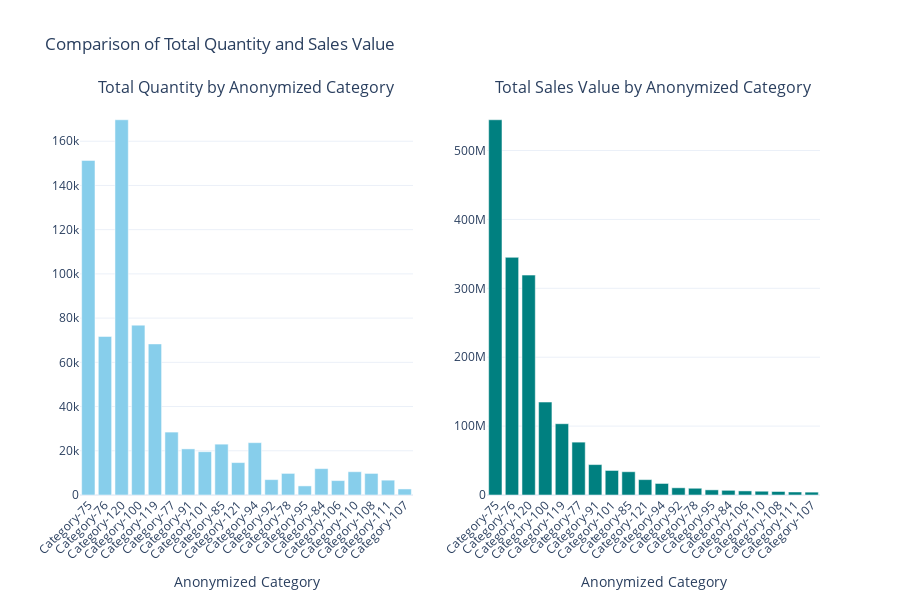

The cell this chart's notebook holds for it:
### Code cell
import plotly.graph_objects as go
from plotly.subplots import make_subplots

def plot_separate_side_by_side(df, x_column, quantity_column, sales_column, title_quantity, title_sales, xlabel):
    # Create a subplot with 1 row and 2 columns
    fig = make_subplots(
        rows=1, cols=2,
        subplot_titles=[title_quantity, title_sales],
        column_widths=[0.5, 0.5]  # Even distribution for both plots
    )

    # Add Total Quantity plot (first subplot)
    fig.add_trace(go.Bar(
        x=df[x_column],
        y=df[quantity_column],
        name='Total Quantity',
        marker_color='skyblue'
    ), row=1, col=1)

    # Add Total Sales Value plot (second subplot)
    fig.add_trace(go.Bar(
        x=df[x_column],
        y=df[sales_column],
        name='Total Sales Value',
        marker_color='teal'
    ), row=1, col=2)

    # Update layout to improve appearance and add titles
    fig.update_layout(
        title='Comparison of Total Quantity and Sales Value',
        showlegend=False,
        xaxis=dict(title=xlabel, tickangle=-45),
        xaxis2=dict(title=xlabel, tickangle=-45),
        template='plotly_white',
        height=600  # Increase height for better visibility
    )

    # Show the figure
    fig.show()

# Side-by-Side Plots for Anonymized Category
plot_separate_side_by_side(
    category_summary.head(20),
    x_column='ANONYMIZED_CATEGORY',
    quantity_column='TOTAL_QUANTITY',
    sales_column='TOTAL_SALES_VALUE',
    title_quantity='Total Quantity by Anonymized Category',
    title_sales='Total Sales Value by Anonymized Category',
    xlabel='Anonymized Category'
)

### Figure 1 — Plotly figure (JSON) as saved in the notebook; plotly's stock layout.template omitted (floating-point values rounded to 4 significant figures)
{"data": [{"marker": {"color": "skyblue"}, "name": "Total Quantity", "type": "bar", "x": ["Category-75", "Category-76", "Category-120", "Category-100", "Category-119", "Category-77", "Category-91", "Category-101", "Category-85", "Category-121", "Category-94", "Category-92", "Category-78", "Category-95", "Category-84", "Category-106", "Category-110", "Category-108", "Category-111", "Category-107"], "xaxis": "x", "y": [151330, 71719, 169715, 76824, 68332, 28455, 20853, 19585, 22997, 14669, 23670, 6954, 9766, 4116, 11933, 6521, 10529, 9756, 6715, 2730], "yaxis": "y"}, {"marker": {"color": "teal"}, "name": "Total Sales Value", "type": "bar", "x": ["Category-75", "Category-76", "Category-120", "Category-100", "Category-119", "Category-77", "Category-91", "Category-101", "Category-85", "Category-121", "Category-94", "Category-92", "Category-78", "Category-95", "Category-84", "Category-106", "Category-110", "Category-108", "Category-111", "Category-107"], "xaxis": "x2", "y": [544658700, 344939553, 319178743, 134902751, 103454819, 76741382, 44152103, 35614152, 33762533, 22327643, 16752565, 10470273, 9792609, 7466932, 6798158, 5932763, 5483386, 5101375, 4387343, 4172382], "yaxis": "y2"}], "layout": {"annotations": [{"font": {"size": 16}, "showarrow": false, "text": "Total Quantity by Anonymized Category", "x": 0.225, "xanchor": "center", "xref": "paper", "y": 1, "yanchor": "bottom", "yref": "paper"}, {"font": {"size": 16}, "showarrow": false, "text": "Total Sales Value by Anonymized Category", "x": 0.775, "xanchor": "center", "xref": "paper", "y": 1, "yanchor": "bottom", "yref": "paper"}], "height": 600, "showlegend": false, "title": {"text": "Comparison of Total Quantity and Sales Value"}, "xaxis": {"anchor": "y", "domain": [0, 0.45], "tickangle": -45, "title": {"text": "Anonymized Category"}}, "xaxis2": {"anchor": "y2", "domain": [0.55, 1], "tickangle": -45, "title": {"text": "Anonymized Category"}}, "yaxis": {"anchor": "x", "domain": [0, 1]}, "yaxis2": {"anchor": "x2", "domain": [0, 1]}}}
